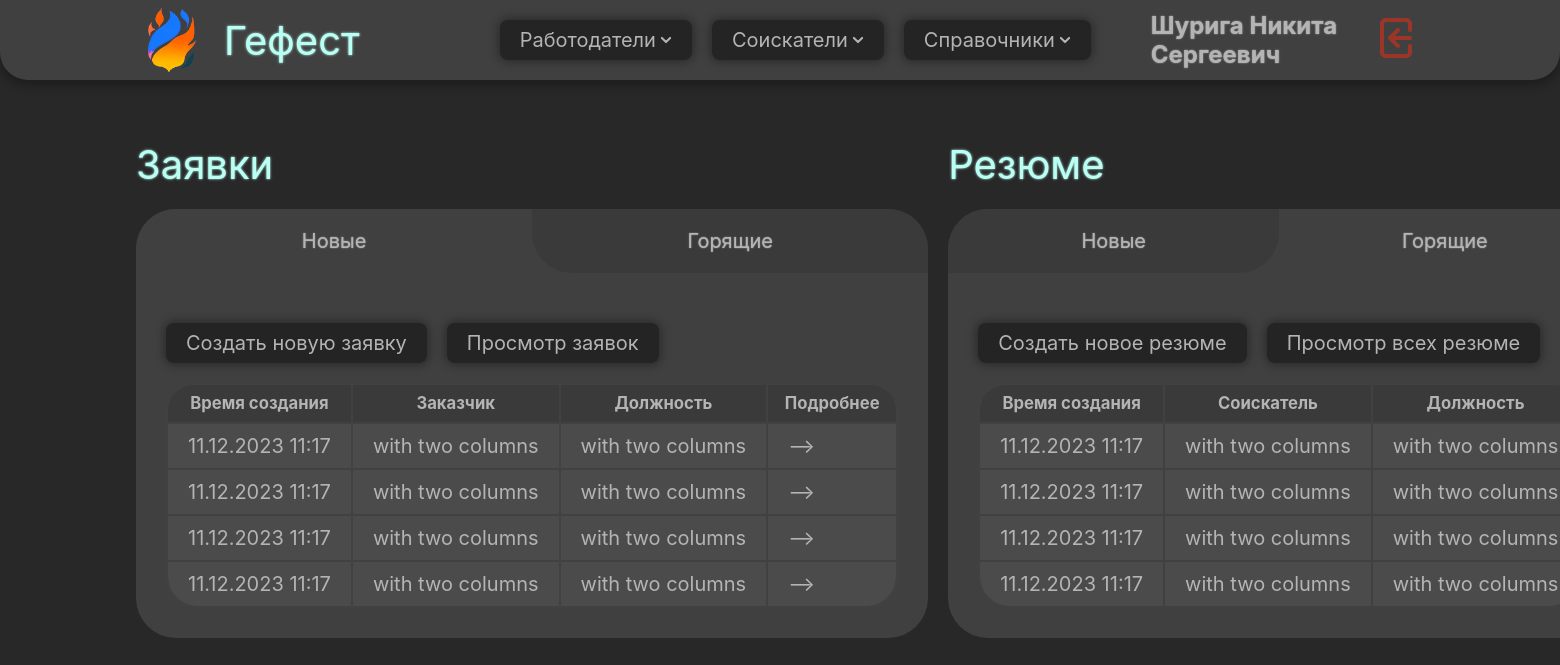
Page / (signed in) on the committed database.
### domain/models.py (models this page shows, shortened)
class CustomUser(AbstractUser):
    patronymic = models.CharField(max_length=255, blank=False, null=False, verbose_name='Отчество')
    phone_number = PhoneNumberField(region="RU", blank=False, null=False, verbose_name='Номер телефона')
    profile_photo = models.ImageField(blank=True, null=True, verbose_name='Фото профиля', upload_to='user_photos')
    class Meta:
        verbose_name = 'Пользователь'
        verbose_name_plural = 'Пользователи'

### domain/views.py (the view)
# urls.py: path('', home_view, name='home'),
def home_view(request, *args, **kwargs):
    return render(request, 'home/home.html')

### domain/context_processors.py (called while the page is built)
def user(request):
    return {'user': auth(request)['user']}

### domain/templates/home/home.html
{% extends 'base.html' %}
{% load static %}
{% block content %}
    <section class="two-split-section flex-horizontal gap-1em">
        <div class="split-section flex-vertical gap-2em">
            {% include 'home/components/applications_block.html' %}
        </div>
        <div class="split-section flex-vertical gap-2em">
            {% include 'home/components/resume_block.html' %}
        </div>
    </section>
{% endblock %}

### domain/templates/components/navbar.html (shortened to what this page needs)
{% load static %}
{% block content %}
    <div class="nav-bar flex-horizontal gap-1em">
        <div class="nav-part flex-horizontal gap-1em">
            <a href="{% url 'home' %}">
            <div class="flex-horizontal gap-1em">
                <div class="logo-container">
                    <img src="{% static 'images/logo.png' %}" class="logo"/>
                </div>
                <div class="title" style="padding-right: 3em;">Гефест</div>
            </div>
                </a>
            <div class="button">
                Работодатели
                <img src="{% static 'icons/arrow-down.svg' %}" class="icon">
            </div>
            <button class="button">
                Соискатели
                <img src="{% static 'icons/arrow-down.svg' %}" class="icon">
            </button>
            <button class="button">
                Справочники
                <img src="{% static 'icons/arrow-down.svg' %}" class="icon">
            </button>
        </div>
        <div class="nav-part flex-horizontal gap-1em">
            <h2 class="text1">{{ user.last_name }} {{ user.first_name }} {{ user.patronymic }}</h2>
            <a href="{% url 'logout' %}">
                <img src="{% static 'icons/logout.svg' %}" class="logout-button"/>
            </a>
        </div>
    </div>
{% endblock content %}

### static/css/styles.css (style rules this page uses)
* { font-size: 20px; padding: 0; margin: 0; font-family: Inter, serif; color: #B4B4B4; text-decoration: none; }
.body { background: #282828; display: block; flex-direction: column; align-items: center; height: 100%; width: 100%; }
.logo { align-self: stretch; object-fit: contain; }
.logo-container { width: 3.2em; aspect-ratio: 1 / 1; justify-content: center; align-items: center; display: flex }
.title { color: #BAFFF3; font-size: 2em; font-weight: 400; word-wrap: break-word; text-shadow: 0 0 0.065em #BAFFF3; }
.button { display: flex; justify-content: flex-start; align-items: center; border-style: none; border-radius: 0.4em; background: #242424; padding: 0.4em 1em; gap: 0.2em; box-shadow: 0 0 0.5em 0.1em rgba(0, 0, 0, 0.35); }
.icon { filter: brightness(0) saturate(100%) invert(79%) sepia(16%) saturate(8%) hue-rotate(316deg) brightness(90%) contrast(87%); }
.two-split-section { align-items: flex-start!important; justify-content: space-around; }
.split-section { flex: 1; width: auto; height: fit-content; }
.text1 { font-size: larger; text-shadow: 0 0 0.07em #B4B4B4; }
.flex-horizontal { display: flex; flex-direction: row; align-items: center; }
.flex-horizontal.gap-1em { gap: 1em; }
.flex-vertical { display: flex; flex-direction: column; }
.flex-vertical.gap-2em { gap: 2em; }

### domain/templates/components/navbar.html (style rules this page uses)
.nav-bar { position: sticky; height: 100%; margin: auto; padding: 0 6em; justify-content: space-between; align-items: center; border-radius: 0 0 1.4em 1.4em; background: #404040; box-shadow: 0 0.2em 0.5em 0.1em rgba(0, 0, 0, 0.25); }
.nav-part { height: 100%; padding: 0.4em 1em; justify-content: flex-start; flex-wrap: nowrap; }
.logout-button { filter: brightness(0) saturate(100%) invert(24%) sepia(29%) saturate(4645%) hue-rotate(345deg) brightness(83%) contrast(84%); }

### rows in the picture
CustomUser: last_name "Шурига", first_name "Никита", patronymic "Сергеевич"
